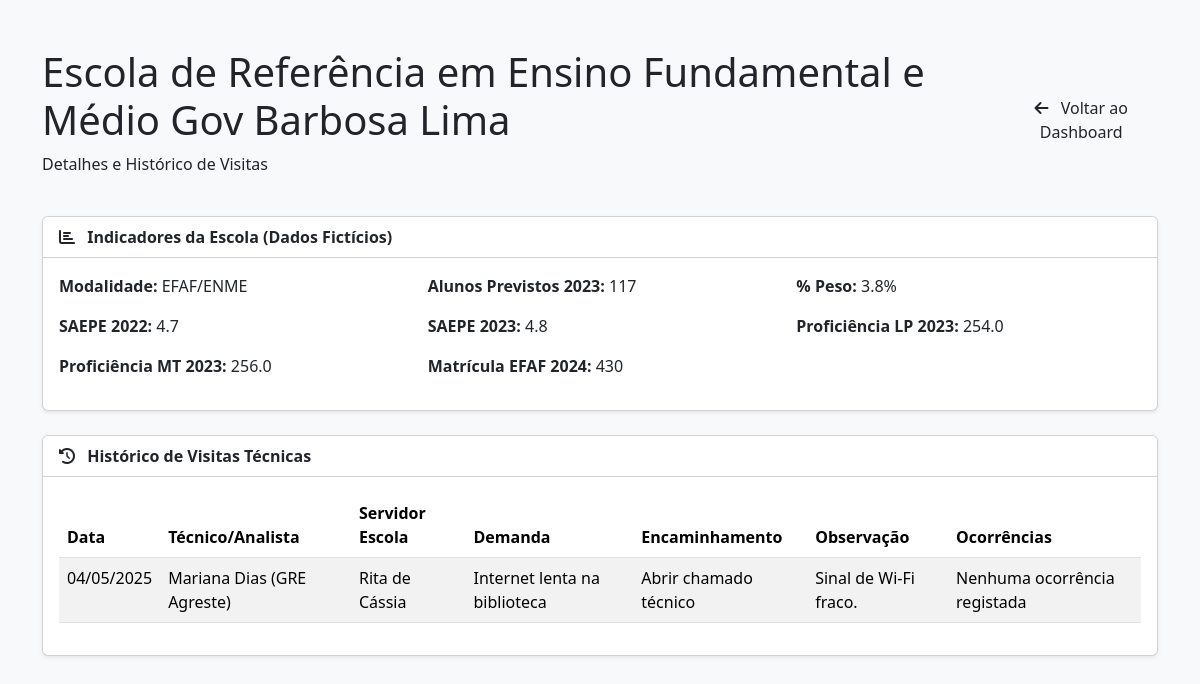
The app's page /escola/Escola de Referência em Ensino Fundamental e Médio Gov Barbosa Lima/ (signed in) with its own data.
### core/models.py (models this page shows, shortened)
class DadosFicticiosEscola(models.Model):
    escola = models.CharField(max_length=255)
    modalidade = models.CharField(max_length=100)
    alunos_previstos_2023 = models.IntegerField(null=True, blank=True)
    percentual_peso = models.FloatField(null=True, blank=True)
    saepe_2022 = models.FloatField(null=True, blank=True)
    saepe_2023 = models.FloatField(null=True, blank=True)
    proficiencia_lp_2023 = models.FloatField(null=True, blank=True)
    proficiencia_mt_2023 = models.FloatField(null=True, blank=True)
    matricula_efaf_2024 = models.IntegerField(null=True, blank=True)

class VisitaTecnica(models.Model):
    escola = models.CharField(max_length=255)
    data_visita = models.DateField(null=True, blank=True) # Melhor tipo para datas
    tecnico_gre = models.CharField(max_length=255, null=True, blank=True)
    servidor_escola = models.CharField(max_length=255, null=True, blank=True)
    demanda = models.TextField(null=True, blank=True) # TextField é melhor para textos longos
    encaminhamento = models.TextField(null=True, blank=True)
    observacao = models.TextField(null=True, blank=True)
    ocorrencias = models.ManyToManyField(Ocorrencia, blank=True, verbose_name="Ocorrências observadas")

### core/views.py (the view)
# urls.py: path('escola/<str:escola_nome>/', views.perfil_escola_view, name='perfil_escola'),
@login_required(login_url='login')
def perfil_escola_view(request, escola_nome):
    try:
        escola_nome_tratado = escola_nome.strip()
        escola_info = get_object_or_404(DadosFicticiosEscola, escola=escola_nome_tratado)
        visitas_historico = VisitaTecnica.objects.filter(
            escola=escola_nome_tratado
        ).order_by('-data_visita')
        context = {
            'escola_info': escola_info,
            'visitas_historico': visitas_historico,
        }
        return render(request, 'perfil_escola.html', context)
    except DadosFicticiosEscola.DoesNotExist:
         messages.error(request, f"Escola '{escola_nome}' não encontrada nos dados fictícios.")
         return redirect('analise_dashboard')
    except Exception as e:
         messages.error(request, f"Ocorreu um erro ao carregar o perfil da escola: {e}")
         return redirect('analise_dashboard')

### core/templates/perfil_escola.html
{% extends 'base.html' %}
{% load static %}
{% block content %}
<div class="container my-5">
    <div class="d-flex justify-content-between align-items-center mb-4">
        <div>
            <h1 class="page-title">{{ escola_info.escola }}</h1>
            <p class="page-subtitle">Detalhes e Histórico de Visitas</p>
        </div>
        <a href="{% url 'analise_dashboard' %}" class="btn btn-secondary-custom">
            <i class="fas fa-arrow-left me-2"></i> Voltar ao Dashboard
        </a>
    </div>
    <div class="card shadow-sm mb-4">
        <div class="card-header bg-white fw-bold">
            <i class="fas fa-chart-bar me-2"></i> Indicadores da Escola (Dados Fictícios)
        </div>
        <div class="card-body">
            <div class="row">
                <div class="col-md-4 mb-3">
                    <strong>Modalidade:</strong> {{ escola_info.modalidade|default:"N/A" }}
                </div>
                <div class="col-md-4 mb-3">
                    <strong>Alunos Previstos 2023:</strong> {{ escola_info.alunos_previstos_2023|default:"N/A" }}
                </div>
                 <div class="col-md-4 mb-3">
                    <strong>% Peso:</strong> {{ escola_info.percentual_peso|default:"N/A" }}%
                </div>
                <div class="col-md-4 mb-3">
                    <strong>SAEPE 2022:</strong> {{ escola_info.saepe_2022|default:"N/A" }}
                </div>
                 <div class="col-md-4 mb-3">
                    <strong>SAEPE 2023:</strong> {{ escola_info.saepe_2023|default:"N/A" }}
                </div>
                <div class="col-md-4 mb-3">
                    <strong>Proficiência LP 2023:</strong> {{ escola_info.proficiencia_lp_2023|default:"N/A" }}
                </div>
                <div class="col-md-4 mb-3">
                    <strong>Proficiência MT 2023:</strong> {{ escola_info.proficiencia_mt_2023|default:"N/A" }}
                </div>
                <div class="col-md-4 mb-3">
                    <strong>Matrícula EFAF 2024:</strong> {{ escola_info.matricula_efaf_2024|default:"N/A" }}
                </div>
            </div>
        </div>
    </div>
    <div class="card shadow-sm">
        <div class="card-header bg-white fw-bold">
            <i class="fas fa-history me-2"></i> Histórico de Visitas Técnicas
        </div>
        <div class="card-body">
            <div class="table-responsive">
                <table class="table table-striped table-hover">
                    <thead>
                        <tr>
                            <th>Data</th>
                            <th>Técnico/Analista</th>
                            <th>Servidor Escola</th>
                            <th>Demanda</th>
                            <th>Encaminhamento</th>
                            <th>Observação</th>
                            <th>Ocorrências</th>
                        </tr>
                    </thead>
                    <tbody>
                        {% for visita in visitas_historico %} <tr>
                            <td>{{ visita.data_visita|date:"d/m/Y" }}</td>
                            <td>{{ visita.tecnico_gre|default:"" }}</td>
                            <td>{{ visita.servidor_escola|default:"" }}</td>
                            <td>{{ visita.demanda|default:"" }}</td>
                            <td>{{ visita.encaminhamento|default:"" }}</td>
                            <td>{{ visita.observacao|default:"" }}</td>
                            <td>
                                {% for ocorrencia in visita.ocorrencias.all %}
                                    <span class="badge bg-secondary me-1">{{ ocorrencia.descricao }}</span>
                                {% empty %}
                                    Nenhuma ocorrência registada
                                {% endfor %}
                            </td>
                        </tr>
                        {% empty %}
                        <tr>
                            <td colspan="7" class="text-center">Nenhuma visita técnica registada para esta escola.</td>
                        </tr>
                        {% endfor %}
                    </tbody>
                </table>
            </div>
        </div>
    </div>
</div>
{% endblock content %}

### records on screen
DadosFicticiosEscola: escola "Escola de Referência em Ensino Fundamental e Médio Gov Barbosa Lima", modalidade "EFAF/ENME", alunos_previstos_2023 "117", percentual_peso "3.8", saepe_2022 "4.7", saepe_2023 "4.8", proficiencia_lp_2023 "254.0", proficiencia_mt_2023 "256.0", matricula_efaf_2024 "430"
VisitaTecnica: data_visita "04/05/2025", tecnico_gre "Mariana Dias (GRE Agreste)", servidor_escola "Rita de Cássia", demanda "Internet lenta na biblioteca", encaminhamento "Abrir chamado técnico", observacao "Sinal de Wi-Fi fraco."
